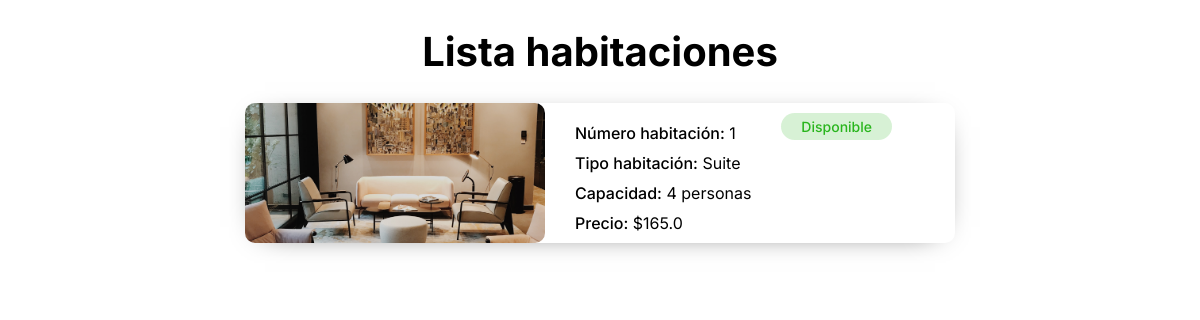
Before: / with the older database file.
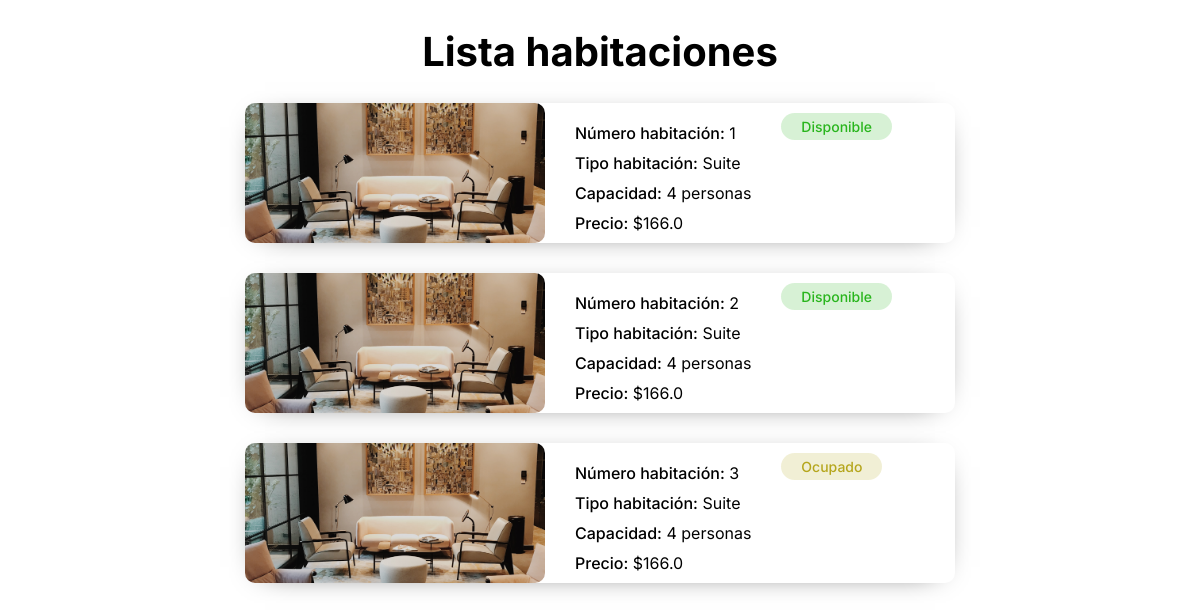
After: the same page with the newer database file.
### basededatos/models.py (models this page shows, shortened)
class Habitacion(db.Model):
  __tablename__ = 'habitacion'
  id_habitacion = db.Column(db.Integer, primary_key=True, autoincrement=True)
  numero = db.Column(db.Integer)
  capacidad = db.Column(db.Integer)
  precio = db.Column(db.Float)
  imagen = db.Column(db.String(255))
  id_tipo_habitacion = db.Column(
      db.Integer, db.ForeignKey('tipo_habitacion.id_tipo_habitacion'))
  id_estado = db.Column(db.Integer, db.ForeignKey('estado.id_estado'))
  tipo_habitacion = db.relationship('TipoHabitacion',
                                    back_populates='habitaciones')
  estado = db.relationship('Estado', back_populates='habitaciones')
  reservas = db.relationship('Reserva', back_populates='habitacion')

class TipoHabitacion(db.Model):
  __tablename__ = 'tipo_habitacion'
  id_tipo_habitacion = db.Column(db.Integer,
                                 primary_key=True,
                                 autoincrement=True)
  nombre = db.Column(db.String(255))
  habitaciones = db.relationship('Habitacion',
                                 back_populates='tipo_habitacion')

class Estado(db.Model):
  __tablename__ = 'estado'
  id_estado = db.Column(db.Integer, primary_key=True, autoincrement=True)
  descripcion = db.Column(db.String(255))
  habitaciones = db.relationship('Habitacion', back_populates='estado')

### main.py (the view)
@app.route('/')
def index():
  habitaciones = conexion.listarHabitaciones()
  print(habitaciones)
  return render_template('listadoHabitaciones.html', habitaciones=habitaciones)

### basededatos/conexion.py (called while the page is built)
  def listarHabitaciones(self):
    return Habitacion.query.all()

### templates/listadoHabitaciones.html (shortened to what this page needs)
<!DOCTYPE html>
<html lang="es">
<head>
  <link rel="stylesheet" href="{{ url_for('static', filename='styles.css') }}">
</head>
<body>
  <h1 class="textCenter">Lista habitaciones</h1>
  <div class="container">
    {% for habitacion in habitaciones %}
    <div class="cardContainer">
      <div class="cardImgContainer">
        <img src="{{ url_for('static', filename='images/' + habitacion.imagen) }}" alt="">
      </div>
      <div class="cardInfoContainer">
        <div class="cardTextContainer">
          <p><span class="txtBold">Número habitación:</span> {{ habitacion.numero}}</p>
          <p><span class="txtBold">Tipo habitación:</span> {{ habitacion.tipo_habitacion.nombre }}</p>
          <p><span class="txtBold">Capacidad:</span> {{ habitacion.capacidad}} personas</p>
          <p><span class="txtBold">Precio:</span> ${{ habitacion.precio }}</p>
        </div>
        <div class="estado {{ habitacion.estado.descripcion|lower }}">
          <span>{{ habitacion.estado.descripcion }}</span>
        </div>
      </div>
    </div>
    {% endfor %}
  </div>
</body>
</html>

### static/styles.css (style rules this page uses)
body { font-family: "Inter", sans-serif; }
p { margin: 0; }
.cardContainer { display: flex; height: 140px; width: 710px; border-radius: 10px; box-shadow: 0px 4px 30px -20px rgba(0, 0, 0, 1); -webkit-box-shadow: 0px 4px 30px -20px rgba(0, 0, 0, 1); -moz-box-shadow: 0px 4px 30px -20px rgba(0, 0, 0, 1); margin-bottom: 20px; }
.cardImgContainer img { width: 300px; max-height: 100%; height: 140px; object-fit: cover; border-radius: 10px; }
.cardTextContainer { display: flex; flex-direction: column; gap: 10px; margin-top: 20px; }
.estado { margin-top: 10px; height: fit-content; padding: 5px 20px; border-radius: 20px; font-size: 14px; font-weight: 500; }
.disponible { background-color: #2ab51d2f; color: #29b51d; }
.ocupado { background-color: #b5a61d2f; color: #b5a61d; }
.txtBold { font-weight: 500; }
.cardInfoContainer { display: flex; gap: 30px; padding: 0 30px; }
.textCenter { text-align: center; }
h1 { font-size: 40px; }
.container { display: grid; grid-template-columns: repeat(2, 1fr); grid-gap: 10px; grid-auto-rows: minmax(100px, auto); place-items: center; padding: 0 100px; }
@media (max-width: 1600px) { .container { grid-template-columns: 1fr; } }

Changed rows visible on the page:
removed Habitacion: imagen (picture), numero "1", tipo_habitacion.nombre "Suite", capacidad "4", precio "165.0", estado.descripcion "Disponible"
added Habitacion: imagen (picture), numero "1", tipo_habitacion.nombre "Suite", capacidad "4", precio "166.0", estado.descripcion "Disponible"
added Habitacion: imagen (picture), numero "2", tipo_habitacion.nombre "Suite", capacidad "4", precio "166.0", estado.descripcion "Disponible"
added Habitacion: imagen (picture), numero "3", tipo_habitacion.nombre "Suite", capacidad "4", precio "166.0", estado.descripcion "Ocupado"
